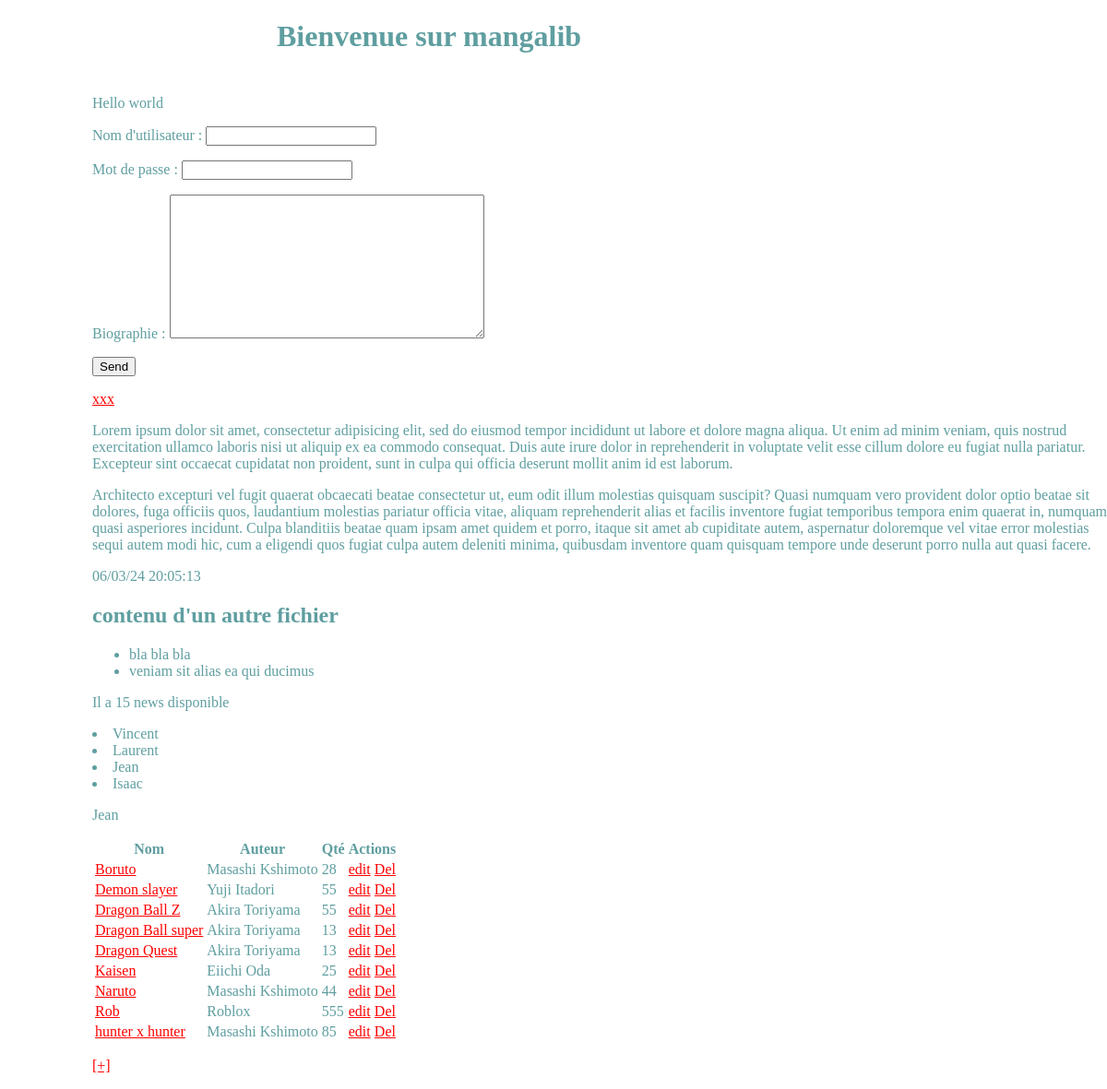
Page /manga/ on the committed database.
### mangalib/models.py (models this page shows)
class Book(models.Model):
        title = models.CharField(max_length=32, unique = True, verbose_name="Titre")
        quantity = models.IntegerField(default=1, verbose_name="Quantité")
        author = models.ForeignKey(Author, on_delete=models.DO_NOTHING, verbose_name="Auteur")
        def __str__(self):
            return self.title
        class Meta:
            verbose_name = "Livre"
            verbose_name_plural = "Livres"

class Author(models.Model):
    name = models.CharField(max_length=64, unique=True, verbose_name="Nom")
    def __str__(self):
        return self.name
    class Meta():
        verbose_name = "Auteur"
        verbose_name_plural = "Auteurs"

### mangalib/views.py (the view)
# urls.py: path('',views.index, name='index'),
def index(request):
    if request.method == 'POST':
        form = SomeForm(request.POST)
        if form.is_valid():
            return redirect("mangalib:index")
    else:
        form = SomeForm()
    context = {
        "message":"Hello world",
        "newscontent": 15,
        "users":["Vincent", "Laurent", "Jean", "Isaac"],
        "books" : Book.objects.all().order_by("title") ,
        "form" : form
        }
    return render(request, "mangalib/index.html", context)

### mangalib/forms.py
class SomeForm(forms.Form):
    username = forms.CharField(max_length=45, label="Nom d'utilisateur")
    password = forms.CharField(label="Mot de passe", widget=forms.PasswordInput)
    bio = forms.CharField(label="Biographie", widget=forms.Textarea)
    publicate = forms.CheckboxInput()

### mangalib/templates/mangalib/index.html (shortened to what this page needs)
{% load static %}
<!DOCTYPE html>
<html lang="en">
<head>
    <link rel="stylesheet" href="{% static 'globals.css' %}">
    <link rel="stylesheet" href="{% static 'mangalib/css/main.css' %}">
</head>
<body>
    <div class="container">
        <div class="fir">
            <p>
                <h1>Bienvenue sur mangalib</h1>
            </p>
            <p>
                {{message}}
            </p>
            <form method="post">
                {{ form.as_p }}
                <input type="submit" value="Send">
            </form>
            <p>
                <a href="#">xxx</a>
            </p>
        </div>
        {% lorem 2 p %}
        {% now "d/m/y H:i:s" %}
        <h2>
            contenu d'un autre fichier
        </h2>
        {% include  "./other.html" %}
        {% if newscontent >= 1 %}
            <p>Il a {{ newscontent }} new{{ newscontent | pluralize }} {{ var }}disponible</p>
        {% else %}
        <p>Pas de news Dispo</p>
        {% endif %}
        <p>
            {% for u in users %}
            <li>
                {{ u }}
            </li>
            {% endfor %}
        </p>
        <p>
            {{ users | random    }}
        </p>
        <table>
            <tr>
                <th>Nom</th>
                <th>Auteur</th>
                <th>Qté</th>
                <th colspan="2">Actions</th>
            </tr>
            {% for book in books %}
            <tr>
                    <td><a href="{% url 'mangalib:show' book.id %}">{{ book.title }}</a></td>
                    <td>{{ book.author }}</td>
                    <td>{{ book.quantity }}</td>
                    <td><a href="">edit</a></td>
                    <td><a href="">Del</a></td>
            </tr>
            {% endfor %}
        </table>
    </div>
    <p>
        <a href="{% url 'mangalib:add' %}">[+]</a>
    </p>
</body>
</html>

### mangalib/templates/mangalib/other.html (shortened to what this page needs)
<!DOCTYPE html>
<html lang="en">
<head>
</head>
<body>
    <ul>
        <li>bla bla bla</li>
        <li>{% lorem 6 w random %}</li>
    </ul>
</body>
</html>

### first/static/globals.css (style rules this page uses)
p { color: cadetblue; }
a { color: red; }
body { color: cadetblue; margin: auto; margin-left: 100px; }
h1 { margin-bottom: 45px; margin-right: 250px; margin-left: 200px; }

### rows in the picture
Book: title "Boruto", author "Masashi Kshimoto", quantity "28"
Book: title "Demon slayer", author "Yuji Itadori", quantity "55"
Book: title "Dragon Ball Z", author "Akira Toriyama", quantity "55"
Book: title "Dragon Ball super", author "Akira Toriyama", quantity "13"
Book: title "Dragon Quest", author "Akira Toriyama", quantity "13"
Book: title "Kaisen", author "Eiichi Oda", quantity "25"
Book: title "Naruto", author "Masashi Kshimoto", quantity "44"
Book: title "Rob", author "Roblox", quantity "555"
Book: title "hunter x hunter", author "Masashi Kshimoto", quantity "85"

### other values in the picture
{{ message }} "Hello world"
{{ newscontent }} "15"
{{ newscontent | pluralize }} "s"
{{ u }} "Vincent" "Laurent" "Jean" "Isaac"
